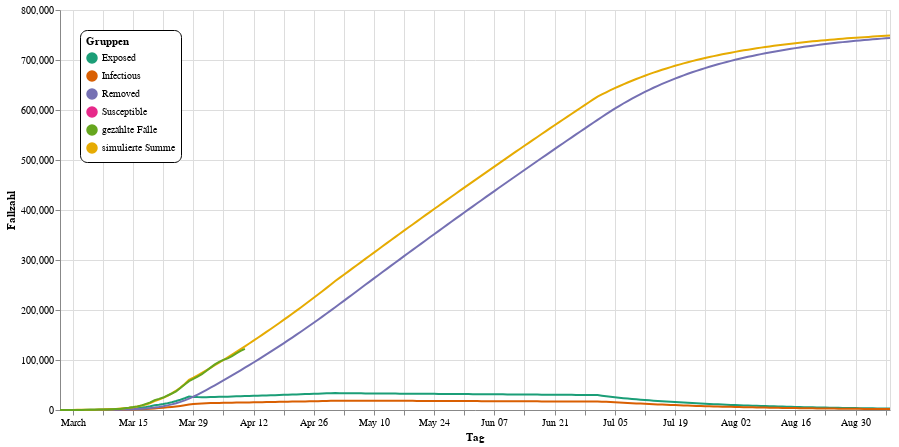

Notebook code cell kept with this figure:
### Markdown cell above
Für eine interessante Variante der Simulation stellen Sie $R_{0}$ einfach mal auf Werte ein, die nicht von `curve_fit()` berechnet wurden. Beispielsweise sorgen nach den Interventionstagen Werte für $R_{0}$, die kleiner als 1 sind dafür, dass der Peak an diesem tag vorbei ist. Für sehr kleine $R_{0}$ würde beispielsweise ein genaues Tracking und Isolieren der Infizierten sorgen. Das folgende Diagramm ist wegen der erfundenen Werte aber rein hypothetisch:

### Code cell
# Tag der Aufhebung der Kontaktsperre
it3 = dt.datetime(year=2020, month=5, day=1)
# Erwartete Reproduktionszahl nach Aufhebung der Kontaktsperre
r3 = 0.99

# Tag der Aufhebung der Ausgangsbeschränkungen
it4 = dt.datetime(year=2020, month=7, day=1)
# Erwartete Reproduktionszahl nach Aufhebung der Kontaktsperre
r4 = 0.75

# Zahl der Tage, die die Simulation in die Zukunft berechnet
prediction_days=150
# Höchster Wert im Diagramm (damit die y-Achse die interessanten Werte nicht zu sehr staucht)
max_val=800000

plot(prediction(prediction_days=prediction_days, max_val=max_val, r3=r3, r4=r4, it3 = it3, it4 = it4))

### Figure 1 — Vega-Lite specification as saved in the notebook (floating-point values rounded to 4 significant figures; data arrays with more than 128 entries replaced by an {"elided": "..."} marker saying what was removed)
{"config": {"view": {"continuousWidth": 400, "continuousHeight": 300}}, "layer": [{"mark": {"type": "line", "point": false}, "encoding": {"color": {"type": "nominal", "field": "Typ", "legend": {"cornerRadius": 7, "fillColor": "white", "legendX": 20, "legendY": 20, "orient": "none", "padding": 6, "strokeColor": "black", "title": "Gruppen"}, "scale": {"scheme": "dark2"}}, "x": {"type": "temporal", "field": "Tag", "title": "Tag"}, "y": {"type": "quantitative", "field": "Fallzahl", "title": "Fallzahl"}}}, {"mark": "point", "encoding": {"opacity": {"value": 0}, "x": {"type": "temporal", "field": "Tag", "title": "Tag"}}, "selection": {"selector006": {"type": "single", "nearest": true, "on": "mouseover", "fields": ["Tag"], "empty": "none"}}}, {"mark": "point", "encoding": {"color": {"type": "nominal", "field": "Typ", "legend": {"cornerRadius": 7, "fillColor": "white", "legendX": 20, "legendY": 20, "orient": "none", "padding": 6, "strokeColor": "black", "title": "Gruppen"}, "scale": {"scheme": "dark2"}}, "opacity": {"condition": {"value": 1, "selection": "selector006"}, "value": 0}, "x": {"type": "temporal", "field": "Tag", "title": "Tag"}, "y": {"type": "quantitative", "field": "Fallzahl", "title": "Fallzahl"}}}, {"mark": {"type": "rule", "color": "gray"}, "encoding": {"x": {"type": "temporal", "field": "Tag", "title": "Tag"}}, "transform": [{"filter": {"selection": "selector006"}}]}, {"mark": {"type": "text", "align": "left", "dx": 4, "dy": -8}, "encoding": {"color": {"type": "nominal", "field": "Typ", "legend": {"cornerRadius": 7, "fillColor": "white", "legendX": 20, "legendY": 20, "orient": "none", "padding": 6, "strokeColor": "black", "title": "Gruppen"}, "scale": {"scheme": "dark2"}}, "text": {"condition": {"type": "quantitative", "field": "Fallzahl", "selection": "selector006"}, "value": " "}, "x": {"type": "temporal", "field": "Tag", "title": "Tag"}, "y": {"type": "quantitative", "field": "Fallzahl", "title": "Fallzahl"}}}, {"mark": {"type": "text", "align": "left", "dx": 4, "dy": -8}, "encoding": {"color": {"value": "gray"}, "text": {"condition": {"type": "temporal", "field": "Tag", "selection": "selector006"}, "value": " "}, "x": {"type": "temporal", "field": "Tag", "title": "Tag"}, "y": {"value": 16}}, "transform": [{"filter": {"selection": "selector006"}}]}], "data": {"name": "data-59a89669631a61a175b4d5f4402ca33a"}, "height": 400, "width": 830, "$schema": "https://vega.github.io/schema/vega-lite/v4.8.1.json", "datasets": {"data-59a89669631a61a175b4d5f4402ca33a": {"elided": "1014 records"}}}
